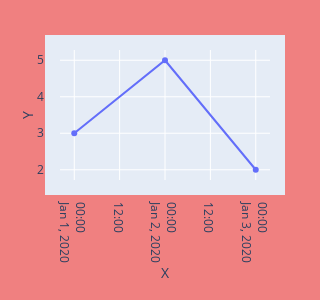

Write notebook code for a chart like this one.
### Markdown cell above
### 4.2.2 グラフサイズと余白

- layout クラスの属性
  - width, height: 幅、高さ
  - autosize: True（未定義の幅および高さを自動調整する）|False（自重調整しない）
  - marge: マージン領域（余白）を調整
    - "l"（左側）|"r"（右側）|"t"（上側）|"b"（下側）|"pad"（描画領域と軸の間の余白）

### Code cell
fig = go.Figure(
    go.Scatter(
        x=["2020-01-01", "2020-01-02", "2020-01-03"],
        y=[3, 5, 2]
    ),
)

fig.update_layout(
    autosize=False,
    width=300,
    height=300,
    margin=dict(l=50, r=50, t=50, b=50, pad=15),
    paper_bgcolor="lightcoral",
    xaxis=dict(title=dict(text="X")),
    yaxis=dict(title=dict(text="Y")),
)

fig.show()

### Figure 1 — Plotly figure (JSON) as saved in the notebook; plotly's stock layout.template omitted (floating-point values rounded to 4 significant figures)
{"data": [{"type": "scatter", "x": ["2020-01-01", "2020-01-02", "2020-01-03"], "y": [3, 5, 2]}], "layout": {"autosize": false, "height": 300, "margin": {"b": 50, "l": 50, "pad": 15, "r": 50, "t": 50}, "paper_bgcolor": "lightcoral", "width": 300, "xaxis": {"title": {"text": "X"}}, "yaxis": {"title": {"text": "Y"}}}}
